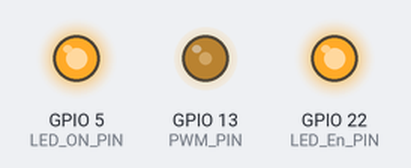
Simulated run of this program. Board: Raspberry Pi (BCM pin numbers). Shown: output pins drawn as LEDs (lit = HIGH).

Above: at 0.05 s.
At 3.0 s:
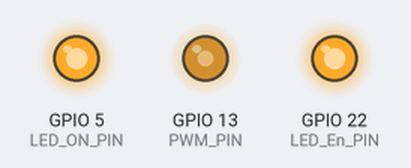
At 6.0 s:
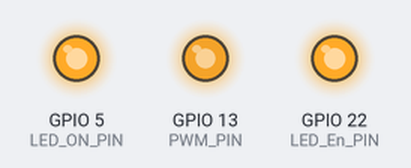
Timing chart, 0 to 9.1 s (numbered marks = the images above):
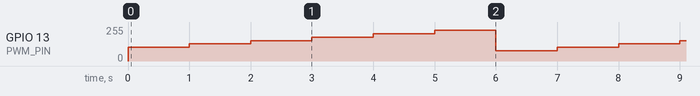

Measured:
- by itself, GPIO 13 (PWM_PIN): repeats every 7.0 s: 128/255 1.0 s, 153/255 1.0 s, 179/255 1.0 s, 204/255 1.0 s, 230/255 1.0 s, 77/255 1.0 s, 102/255 1.0 s

The program:

pi3_gpio.py
```python
# pi3_gpio.py
import RPi.GPIO as GPIO
import time

LED_En_PIN = 22     # 常亮
LED_ON_PIN = 5     # 常亮
PWM_PIN    = 13     # PWM


def setup():
    GPIO.setmode(GPIO.BCM)
    GPIO.setwarnings(False)

    # GPIO5 Enable LED
    GPIO.setup(LED_En_PIN, GPIO.OUT, initial=GPIO.HIGH)

    # GPI05 常亮
    GPIO.setup(LED_ON_PIN, GPIO.OUT, initial=GPIO.HIGH)

    # GPIO13 PWM
    GPIO.setup(PWM_PIN, GPIO.OUT)
    pwm = GPIO.PWM(PWM_PIN, 1000)  # 1kHz
    pwm.start(30)                  # 30% duty
    return pwm

def main():
    pwm = setup()
    try:
        while True:
            time.sleep(1)  # 保持執行
    except KeyboardInterrupt:
            # GPI05 常亮
        GPIO.setup(LED_ON_PIN, GPIO.OUT, initial=GPIO.LOW)

        pass
    finally:
        pwm.stop()
        GPIO.cleanup()

# 範例：每秒 +10%，到 90% 後回到 30%
def demo_ramp():
    pwm = setup()
    duty = 30
    try:
        while True:
            duty = duty + 10 if duty < 90 else 30
            pwm.ChangeDutyCycle(duty)
            time.sleep(1)
    except KeyboardInterrupt:
        pass
    finally:
        pwm.stop()
        GPIO.cleanup()


if __name__ == "__main__":
    #main()
    demo_ramp()
```
